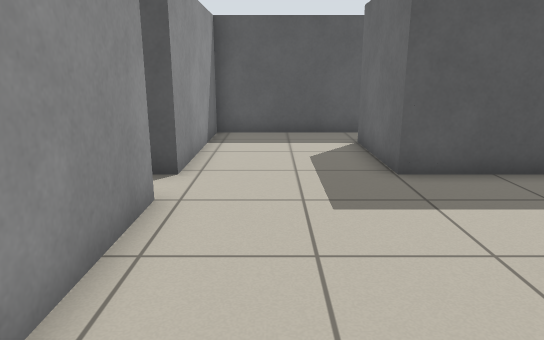
view 1 (above)

22 first-person views from a walk through a world built for the Player/Stage simulator. The camera is 1 m above the floor, tilts 14° down and sees 70° across. The lines on the ground mark 1 m squares. The floor is counted in squares, 0.5 m on a side. Each view is taken from the middle of a square. On the plan, view 1 faces up. The plan holds only what a view shows up to about 19 squares ahead; the rest is blank. The robots in the file are not drawn.

view 2
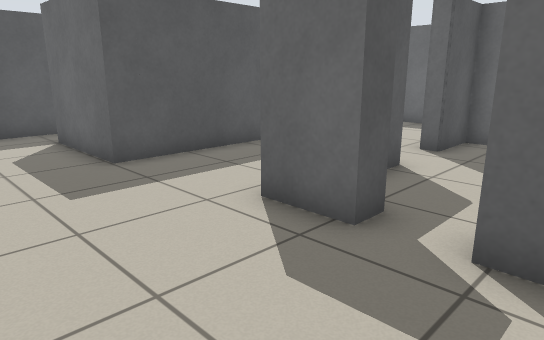

view 3
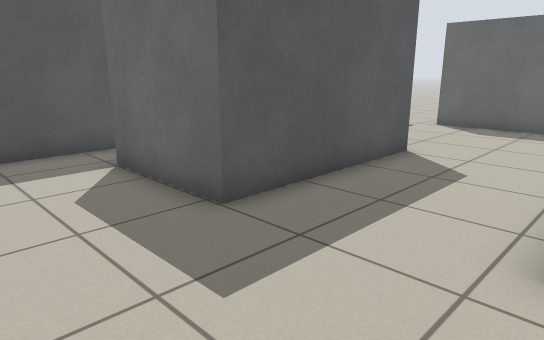

view 4
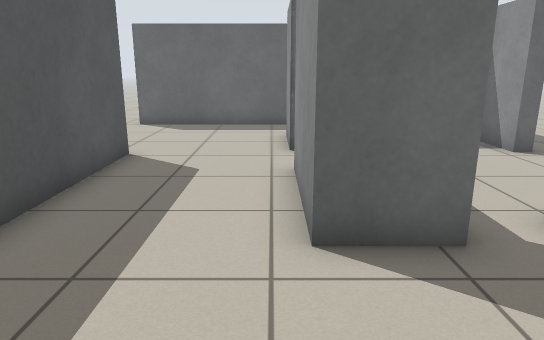

view 5
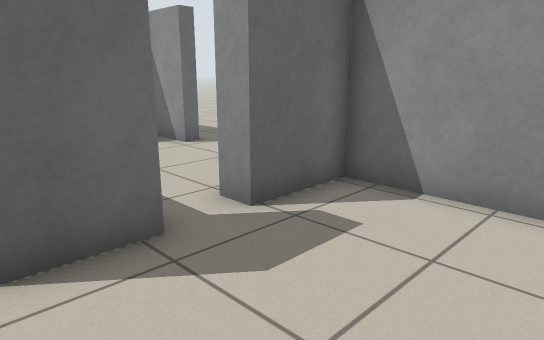

view 6
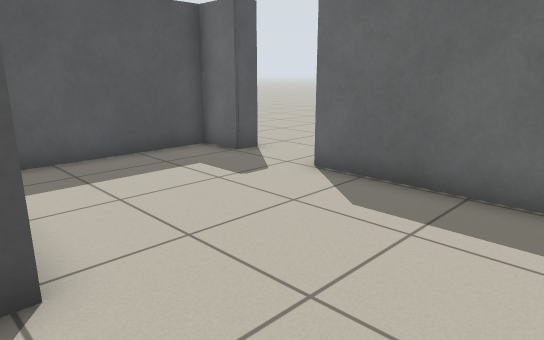

view 7
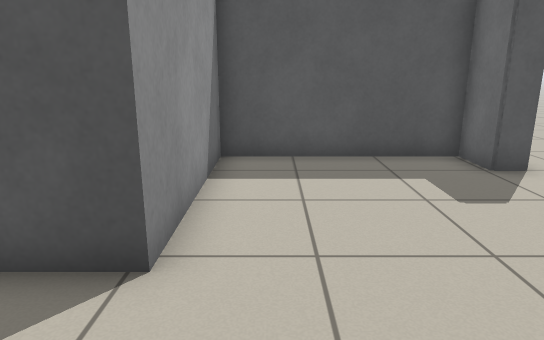

view 8
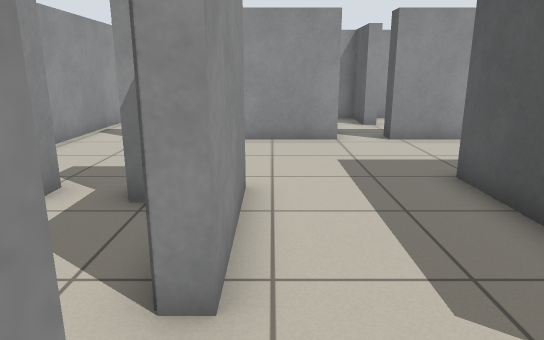

view 9
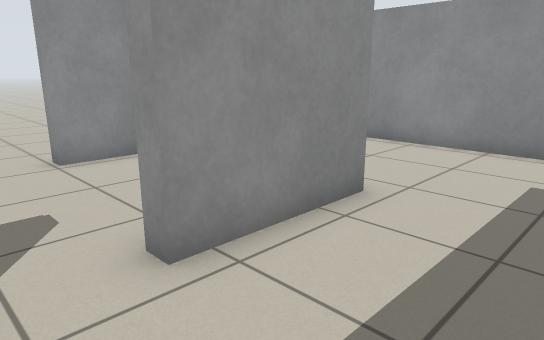

view 10
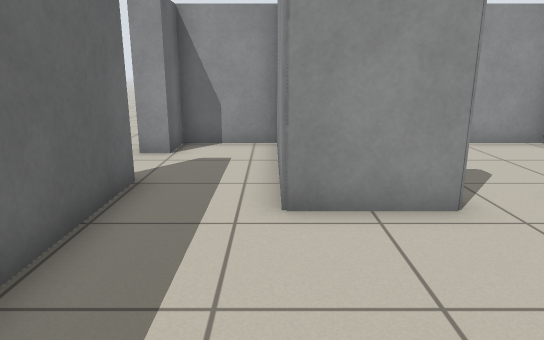

view 11
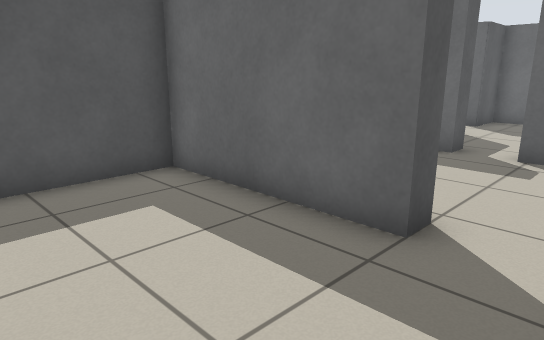

view 12
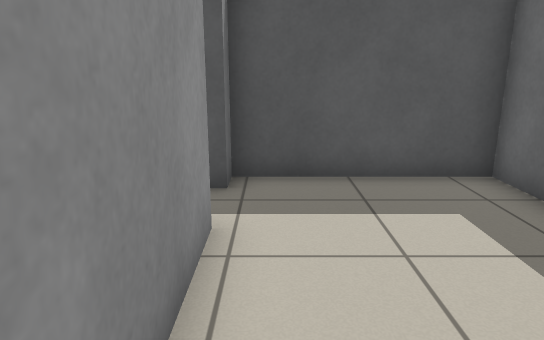

view 13
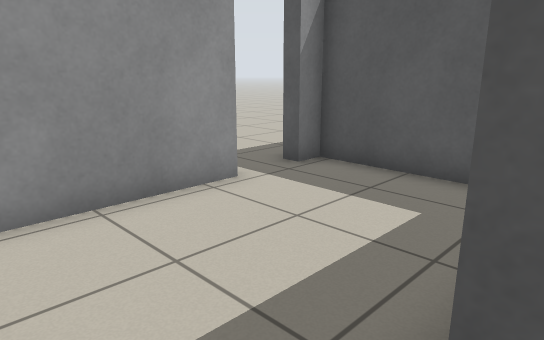

view 14
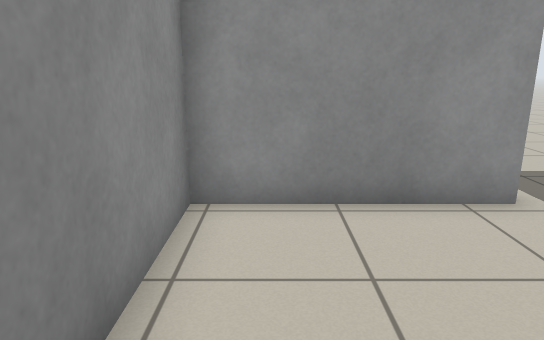

view 15
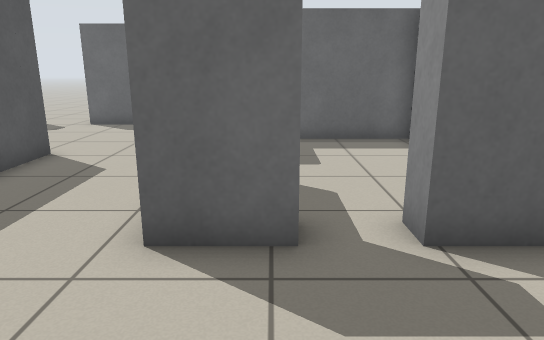

view 16
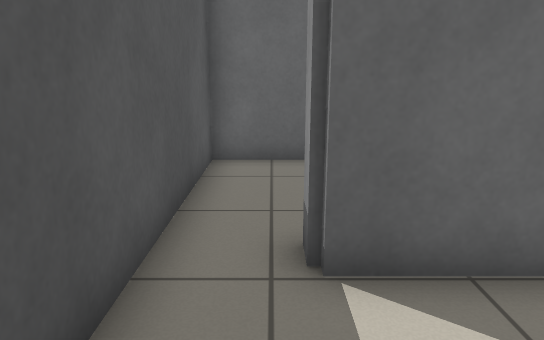

view 17
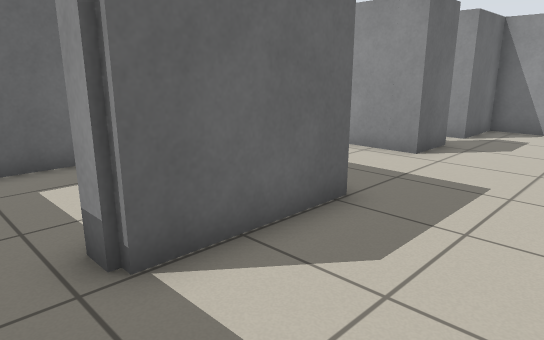

view 18
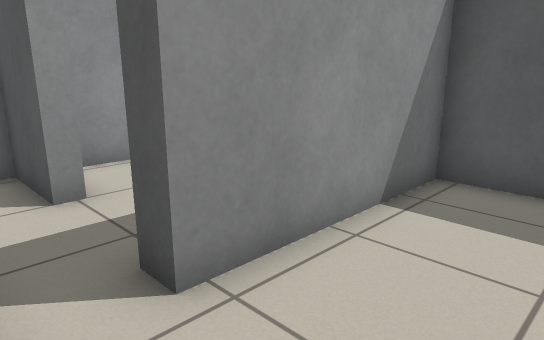

view 19
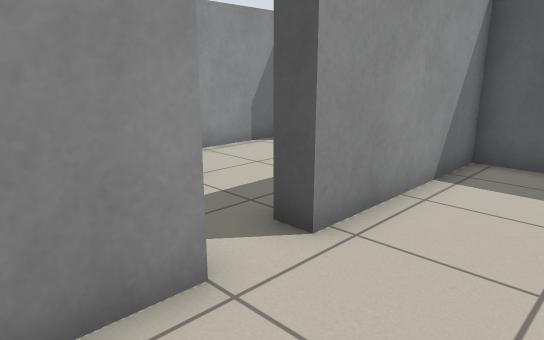

view 20
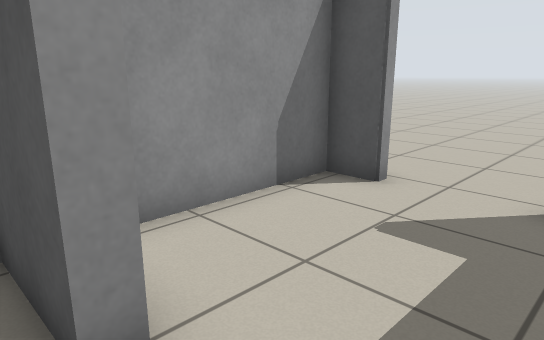

view 21
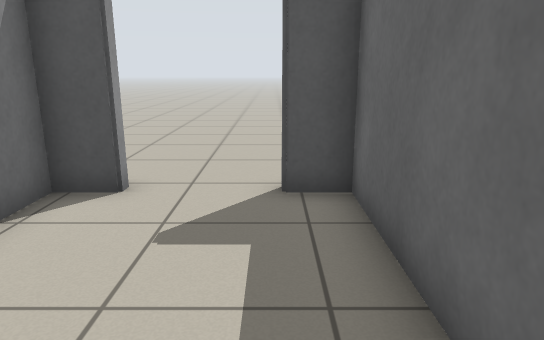

view 22
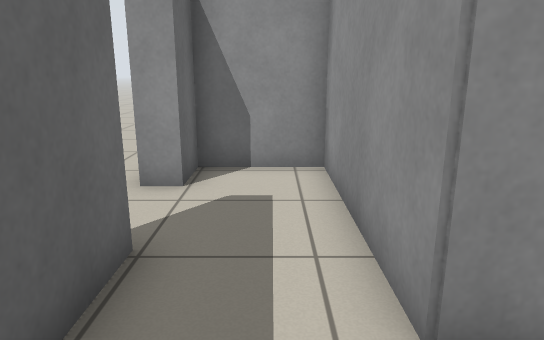

### Floor plan
Points are (right, up) in squares from view 1. A wall is a line through its corners. A room is listed if a view was taken in it or the views show most of it. See-through windows are left out.
Room 1 (views 1, 2, 3, 4, 5, 6, 7, 8, 9, 10, 15, 16, 17, 18, 19, 22)
walls: (9.2, 3) (9.2, 3.5) (11.9, 3.5) (11.9, 1.6); (4.1, 1.7) (3.3, 1.7) (3.3, 3.5) (7.1, 3.5) (7.1, 3); (3.5, 13.4) (-1.9, 13.4) (-1.9, 7.7); (-1.9, 6.1) (-1.9, 0.4); (14.6, 1.8) (14.6, 9.4); (-1.4, -2.3) (3.3, -2.3) (3.3, 0.2) (4.1, 0.2); (15.5, 11.9) (14.6, 11.9) (14.6, 13.4) (8.7, 13.4) (8.7, 7.7) (2.6, 7.7) (2.6, 11.6) (3.4, 11.6)
ways out: opening at (-2, -1.5) to room 2; opening at (-2, 7) to room 3; opening at (4, 1) to room 4; opening at (8.5, 3) to room 4; opening at (3, 12.5) to room 6; opening at (13.5, 2.5) to room 7; opening at (15, 10.5)
Room 2 (views 11, 12, 13, 14)
walls: (-1.9, 0) (-2.6, 0) (-2.6, 5.5) (-7.8, 5.5) (-7.8, 4.7); (-7.8, 3) (-7.8, -2.3) (-1.4, -2.3)
ways out: opening at (-2, -1.5) to room 1; opening at (-8, 3.5)
Room 3 (views 20, 21)
walls: (-5.5, 8.2) (-5.5, 7.7) (-7.8, 7.7) (-7.8, 7); (-1.9, 7.7) (-2.6, 7.7)
ways out: opening at (-2, 7) to room 1; opening at (-4, 8) to room 5
Room 4 (no view inside)
walls: (8.9, -2.3) (11.1, -2.3) (11.1, 3) (9.2, 3); (7.1, 3) (6.4, 3); (4, -2.3) (6.4, -2.3)
ways out: opening at (4, 1) to room 1; opening at (8.5, 3) to room 1; opening at (7.5, -3)
Room 5 (no view inside)
walls: (-6.6, 13.9) (-6.6, 13.4) (-7.8, 13.4) (-7.8, 8.8); (-2.6, 8.6) (-2.6, 13.4) (-3.8, 13.4) (-3.8, 13.9)
ways out: opening at (-4, 8) to room 3; opening at (-5, 14)
Room 6 (no view inside)
walls: (8, 10.1) (8, 13.4) (3.5, 13.4)
ways out: opening at (3, 12.5) to room 1
Room 7 (no view inside)
walls: (11.9, 1.6) (11.9, -2.3) (14.6, -2.3) (14.6, -0.8) (15.5, -0.8)
ways out: opening at (13.5, 2.5) to room 1; opening at (15, 0.5)

Where each view was taken, in squares from view 1:
view 1: 0 up, 0 right, facing up
view 2: 1 down, 1 left, facing up-right
view 3: 3 up, 1 left, facing up-right
view 4: 4 up, 1 left, facing right
view 5: 4 up, 1 left, facing down-right
view 6: 4 up, 8 right, facing up-right
view 7: 4 up, 10 right, facing up
view 8: 4 up, 10 right, facing left
view 9: 7 up, 9 right, facing down-left
view 10: 9 up, 12 right, facing down
view 11: 2 down, 7 left, facing up-right
view 12: 2 down, 7 left, facing up
view 13: 2 down, 2 left, facing up-left
view 14: 1 down, 2 left, facing left
view 15: 2 up, 1 left, facing right
view 16: 12 up, 1 left, facing right
view 17: 13 up, 1 left, facing down-right
view 18: 6 up, 1 right, facing up-left
view 19: 4 up, 1 right, facing up-left
view 20: 7 up, 3 left, facing up-left
view 21: 7 up, 4 left, facing up
view 22: 6 up, 13 right, facing down
